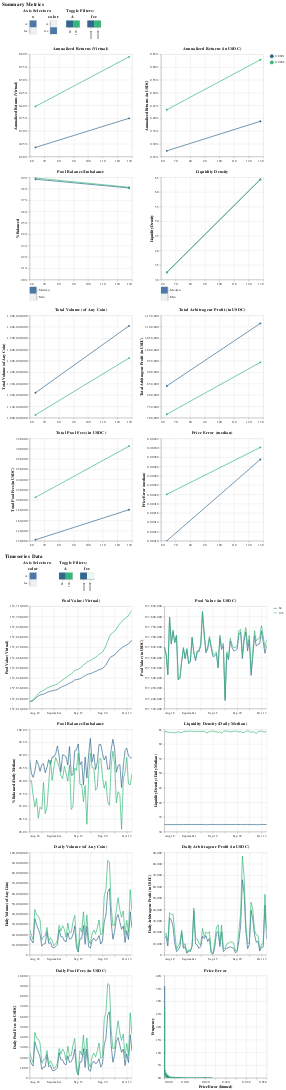

Write notebook code for a chart like this one.
### Code cell
results.plot()

### Figure 1 — Vega-Lite specification as saved in the notebook (floating-point values rounded to 4 significant figures; data arrays with more than 128 entries replaced by an {"elided": "..."} marker saying what was removed)
{"config": {"view": {"continuousWidth": 300, "continuousHeight": 300}}, "vconcat": [{"vconcat": [{"hconcat": [{"concat": [{"data": {"name": "data-de3d775f25859dd3a4bacfddf682eea1"}, "mark": {"type": "rect"}, "encoding": {"color": {"legend": null, "scale": {"scheme": "viridis"}}, "opacity": {"condition": {"param": "param_278", "value": 1}, "value": 0.1}, "y": {"axis": {"orient": "left"}, "field": "labels", "title": null, "type": "ordinal"}}, "name": "view_278", "title": "x"}, {"data": {"name": "data-02ee0ec22ef8ef732099c7bed2835f29"}, "mark": {"type": "rect"}, "encoding": {"color": {"legend": null, "scale": {"scheme": "viridis"}}, "opacity": {"condition": {"param": "param_279", "value": 1}, "value": 0.1}, "y": {"axis": {"orient": "left"}, "field": "labels", "title": null, "type": "ordinal"}}, "name": "view_279", "title": "color"}], "title": "Axis Selectors:"}, {"concat": [{"data": {"name": "data-afa8dad1d7ddab0783c71f6c83c6cd56"}, "mark": {"type": "rect"}, "encoding": {"color": {"field": "labels", "legend": null, "scale": {"scheme": "viridis"}, "type": "ordinal"}, "opacity": {"condition": {"param": "param_280", "value": 1}, "value": 0.1}, "x": {"axis": {"orient": "bottom"}, "field": "labels", "title": null, "type": "ordinal"}}, "name": "view_280", "title": "A"}, {"data": {"name": "data-2f219ff108e149703953c4436710261d"}, "mark": {"type": "rect"}, "encoding": {"color": {"field": "labels", "legend": null, "scale": {"scheme": "viridis"}, "type": "ordinal"}, "opacity": {"condition": {"param": "param_281", "value": 1}, "value": 0.1}, "x": {"axis": {"orient": "bottom"}, "field": "labels", "title": null, "type": "ordinal"}}, "name": "view_281", "title": "fee"}], "resolve": {"scale": {"color": "independent"}}, "title": "Toggle Filters:"}]}, {"concat": [{"mark": {"type": "line", "point": true}, "encoding": {"color": {"field": "color", "scale": {"scheme": "viridis"}, "title": null, "type": "ordinal"}, "tooltip": [{"field": "pool_value_virtual annualized_returns", "title": "Annualized Returns (Virtual)", "type": "quantitative"}, {"field": "A", "type": "quantitative"}, {"field": "fee", "type": "quantitative"}], "x": {"field": "x", "scale": {"zero": false}, "title": null, "type": "quantitative"}, "y": {"axis": {"format": "%"}, "field": "pool_value_virtual annualized_returns", "scale": {"zero": false}, "title": "Annualized Returns (Virtual)", "type": "quantitative"}}, "name": "view_282", "title": "Annualized Returns (Virtual)", "transform": [{"calculate": "datum[param_278.x]", "as": "x"}, {"calculate": "datum[param_279.color]", "as": "color"}, {"filter": {"param": "param_280"}}, {"filter": {"param": "param_281"}}]}, {"mark": {"type": "line", "point": true}, "encoding": {"color": {"field": "color", "scale": {"scheme": "viridis"}, "title": null, "type": "ordinal"}, "tooltip": [{"field": "pool_value annualized_returns", "title": "Annualized Returns (in USDC)", "type": "quantitative"}, {"field": "A", "type": "quantitative"}, {"field": "fee", "type": "quantitative"}], "x": {"field": "x", "scale": {"zero": false}, "title": null, "type": "quantitative"}, "y": {"axis": {"format": "%"}, "field": "pool_value annualized_returns", "scale": {"zero": false}, "title": "Annualized Returns (in USDC)", "type": "quantitative"}}, "name": "view_283", "title": "Annualized Returns (in USDC)", "transform": [{"calculate": "datum[param_278.x]", "as": "x"}, {"calculate": "datum[param_279.color]", "as": "color"}, {"filter": {"param": "param_280"}}, {"filter": {"param": "param_281"}}]}, {"vconcat": [{"layer": [{"mark": {"type": "line", "point": true}, "encoding": {"color": {"field": "color", "scale": {"scheme": "viridis"}, "title": null, "type": "ordinal"}, "opacity": {"condition": {"test": "indexof(param_284.submetric, 'pool_balance median') != -1", "value": 1}, "value": 0}, "tooltip": [{"field": "pool_balance median", "title": "Median % Balanced", "type": "quantitative"}, {"field": "A", "type": "quantitative"}, {"field": "fee", "type": "quantitative"}], "x": {"field": "x", "scale": {"zero": false}, "title": null, "type": "quantitative"}, "y": {"axis": {"format": "%"}, "field": "pool_balance median", "scale": {"zero": false}, "title": "% Balanced", "type": "quantitative"}}, "name": "view_284", "title": "Pool Balance/Imbalance", "transform": [{"calculate": "datum[param_278.x]", "as": "x"}, {"calculate": "datum[param_279.color]", "as": "color"}, {"filter": {"param": "param_280"}}, {"filter": {"param": "param_281"}}]}, {"mark": {"type": "line", "point": true}, "encoding": {"color": {"field": "color", "scale": {"scheme": "viridis"}, "title": null, "type": "ordinal"}, "opacity": {"condition": {"test": "indexof(param_284.submetric, 'pool_balance min') != -1", "value": 1}, "value": 0}, "tooltip": [{"field": "pool_balance min", "title": "Min % Balanced", "type": "quantitative"}, {"field": "A", "type": "quantitative"}, {"field": "fee", "type": "quantitative"}], "x": {"field": "x", "scale": {"zero": false}, "title": null, "type": "quantitative"}, "y": {"axis": {"format": "%"}, "field": "pool_balance min", "scale": {"zero": false}, "title": "% Balanced", "type": "quantitative"}}, "name": "view_285", "title": "Pool Balance/Imbalance", "transform": [{"calculate": "datum[param_278.x]", "as": "x"}, {"calculate": "datum[param_279.color]", "as": "color"}, {"filter": {"param": "param_280"}}, {"filter": {"param": "param_281"}}]}], "data": {"name": "data-09e2478ae15128cea7541a7e6262cbfe"}}, {"data": {"name": "data-4d71f46b9aefd1101b4723599b0c790a"}, "mark": {"type": "rect"}, "encoding": {"color": {"legend": null, "scale": {"scheme": "viridis"}}, "opacity": {"condition": {"param": "param_284", "value": 1}, "value": 0.1}, "y": {"axis": {"orient": "right"}, "field": "labels", "title": null, "type": "ordinal"}}, "name": "view_286", "title": ""}], "spacing": 2}, {"vconcat": [{"layer": [{"mark": {"type": "line", "point": true}, "encoding": {"color": {"field": "color", "scale": {"scheme": "viridis"}, "title": null, "type": "ordinal"}, "opacity": {"condition": {"test": "indexof(param_287.submetric, 'liquidity_density median') != -1", "value": 1}, "value": 0}, "tooltip": [{"field": "liquidity_density median", "title": "Median Liquidity Density", "type": "quantitative"}, {"field": "A", "type": "quantitative"}, {"field": "fee", "type": "quantitative"}], "x": {"field": "x", "scale": {"zero": false}, "title": null, "type": "quantitative"}, "y": {"field": "liquidity_density median", "scale": {"zero": false}, "title": "Liquidity Density", "type": "quantitative"}}, "name": "view_287", "title": "Liquidity Density", "transform": [{"calculate": "datum[param_278.x]", "as": "x"}, {"calculate": "datum[param_279.color]", "as": "color"}, {"filter": {"param": "param_280"}}, {"filter": {"param": "param_281"}}]}, {"mark": {"type": "line", "point": true}, "encoding": {"color": {"field": "color", "scale": {"scheme": "viridis"}, "title": null, "type": "ordinal"}, "opacity": {"condition": {"test": "indexof(param_287.submetric, 'liquidity_density min') != -1", "value": 1}, "value": 0}, "tooltip": [{"field": "liquidity_density min", "title": "Min Liquidity Density", "type": "quantitative"}, {"field": "A", "type": "quantitative"}, {"field": "fee", "type": "quantitative"}], "x": {"field": "x", "scale": {"zero": false}, "title": null, "type": "quantitative"}, "y": {"field": "liquidity_density min", "scale": {"zero": false}, "title": "Liquidity Density", "type": "quantitative"}}, "name": "view_288", "title": "Liquidity Density", "transform": [{"calculate": "datum[param_278.x]", "as": "x"}, {"calculate": "datum[param_279.color]", "as": "color"}, {"filter": {"param": "param_280"}}, {"filter": {"param": "param_281"}}]}], "data": {"name": "data-09e2478ae15128cea7541a7e6262cbfe"}}, {"data": {"name": "data-f250ca5a7e483cd41a294ee460add125"}, "mark": {"type": "rect"}, "encoding": {"color": {"legend": null, "scale": {"scheme": "viridis"}}, "opacity": {"condition": {"param": "param_287", "value": 1}, "value": 0.1}, "y": {"axis": {"orient": "right"}, "field": "labels", "title": null, "type": "ordinal"}}, "name": "view_289", "title": ""}], "spacing": 2}, {"mark": {"type": "line", "point": true}, "encoding": {"color": {"field": "color", "scale": {"scheme": "viridis"}, "title": null, "type": "ordinal"}, "tooltip": [{"field": "pool_volume sum", "title": "Total Volume (of Any Coin)", "type": "quantitative"}, {"field": "A", "type": "quantitative"}, {"field": "fee", "type": "quantitative"}], "x": {"field": "x", "scale": {"zero": false}, "title": null, "type": "quantitative"}, "y": {"field": "pool_volume sum", "scale": {"zero": false}, "title": "Total Volume (of Any Coin)", "type": "quantitative"}}, "name": "view_290", "title": "Total Volume (of Any Coin)", "transform": [{"calculate": "datum[param_278.x]", "as": "x"}, {"calculate": "datum[param_279.color]", "as": "color"}, {"filter": {"param": "param_280"}}, {"filter": {"param": "param_281"}}]}, {"mark": {"type": "line", "point": true}, "encoding": {"color": {"field": "color", "scale": {"scheme": "viridis"}, "title": null, "type": "ordinal"}, "tooltip": [{"field": "arb_profit sum", "title": "Total Arbitrageur Profit (in USDC)", "type": "quantitative"}, {"field": "A", "type": "quantitative"}, {"field": "fee", "type": "quantitative"}], "x": {"field": "x", "scale": {"zero": false}, "title": null, "type": "quantitative"}, "y": {"field": "arb_profit sum", "scale": {"zero": false}, "title": "Total Arbitrageur Profit (in USDC)", "type": "quantitative"}}, "name": "view_291", "title": "Total Arbitrageur Profit (in USDC)", "transform": [{"calculate": "datum[param_278.x]", "as": "x"}, {"calculate": "datum[param_279.color]", "as": "color"}, {"filter": {"param": "param_280"}}, {"filter": {"param": "param_281"}}]}, {"mark": {"type": "line", "point": true}, "encoding": {"color": {"field": "color", "scale": {"scheme": "viridis"}, "title": null, "type": "ordinal"}, "tooltip": [{"field": "pool_fees sum", "title": "Total Pool Fees (in USDC)", "type": "quantitative"}, {"field": "A", "type": "quantitative"}, {"field": "fee", "type": "quantitative"}], "x": {"field": "x", "scale": {"zero": false}, "title": null, "type": "quantitative"}, "y": {"field": "pool_fees sum", "scale": {"zero": false}, "title": "Total Pool Fees (in USDC)", "type": "quantitative"}}, "name": "view_292", "title": "Total Pool Fees (in USDC)", "transform": [{"calculate": "datum[param_278.x]", "as": "x"}, {"calculate": "datum[param_279.color]", "as": "color"}, {"filter": {"param": "param_280"}}, {"filter": {"param": "param_281"}}]}, {"mark": {"type": "line", "point": true}, "encoding": {"color": {"field": "color", "scale": {"scheme": "viridis"}, "title": null, "type": "ordinal"}, "tooltip": [{"field": "price_error median", "title": "Price Error (median)", "type": "quantitative"}, {"field": "A", "type": "quantitative"}, {"field": "fee", "type": "quantitative"}], "x": {"field": "x", "scale": {"zero": false}, "title": null, "type": "quantitative"}, "y": {"field": "price_error median", "scale": {"zero": false}, "title": "Price Error (median)", "type": "quantitative"}}, "name": "view_293", "title": "Price Error (median)", "transform": [{"calculate": "datum[param_278.x]", "as": "x"}, {"calculate": "datum[param_279.color]", "as": "color"}, {"filter": {"param": "param_280"}}, {"filter": {"param": "param_281"}}]}], "columns": 2, "data": {"name": "data-09e2478ae15128cea7541a7e6262cbfe"}}], "resolve": {"scale": {"color": "independent"}}, "title": {"text": "Summary Metrics", "fontSize": 16}}, {"vconcat": [{"hconcat": [{"concat": [{"mark": {"type": "rect"}, "encoding": {"color": {"legend": null, "scale": {"scheme": "viridis"}}, "opacity": {"condition": {"param": "param_294", "value": 1}, "value": 0.1}, "y": {"axis": {"orient": "left"}, "field": "labels", "title": null, "type": "ordinal"}}, "name": "view_294", "title": "color"}], "data": {"name": "data-02ee0ec22ef8ef732099c7bed2835f29"}, "title": "Axis Selectors:"}, {"concat": [{"data": {"name": "data-afa8dad1d7ddab0783c71f6c83c6cd56"}, "mark": {"type": "rect"}, "encoding": {"color": {"field": "labels", "legend": null, "scale": {"scheme": "viridis"}, "type": "ordinal"}, "opacity": {"condition": {"param": "param_295", "value": 1}, "value": 0.1}, "x": {"axis": {"orient": "bottom"}, "field": "labels", "title": null, "type": "ordinal"}}, "name": "view_295", "title": "A"}, {"data": {"name": "data-2f219ff108e149703953c4436710261d"}, "mark": {"type": "rect"}, "encoding": {"color": {"field": "labels", "legend": null, "scale": {"scheme": "viridis"}, "type": "ordinal"}, "opacity": {"condition": {"param": "param_296", "value": 1}, "value": 0.1}, "x": {"axis": {"orient": "bottom"}, "field": "labels", "title": null, "type": "ordinal"}}, "name": "view_296", "title": "fee"}], "resolve": {"scale": {"color": "independent"}}, "title": "Toggle Filters:"}]}, {"concat": [{"mark": {"type": "line"}, "encoding": {"color": {"field": "color", "scale": {"scheme": "viridis"}, "title": null, "type": "ordinal"}, "tooltip": [{"field": "timestamp", "title": "Time", "type": "temporal"}, {"field": "pool_value_virtual", "title": "Pool Value (Virtual)", "type": "quantitative"}, {"field": "A", "type": "quantitative"}, {"field": "fee", "type": "quantitative"}], "x": {"field": "timestamp", "title": null, "type": "temporal"}, "y": {"field": "pool_value_virtual", "scale": {"zero": false}, "title": "Pool Value (Virtual)", "type": "quantitative"}}, "name": "view_297", "title": "Pool Value (Virtual)", "transform": [{"calculate": "datum[param_294.color]", "as": "color"}, {"filter": {"param": "param_295"}}, {"filter": {"param": "param_296"}}]}, {"mark": {"type": "line"}, "encoding": {"color": {"field": "color", "scale": {"scheme": "viridis"}, "title": null, "type": "ordinal"}, "tooltip": [{"field": "timestamp", "title": "Time", "type": "temporal"}, {"field": "pool_value", "title": "Pool Value (in USDC)", "type": "quantitative"}, {"field": "A", "type": "quantitative"}, {"field": "fee", "type": "quantitative"}], "x": {"field": "timestamp", "title": null, "type": "temporal"}, "y": {"field": "pool_value", "scale": {"zero": false}, "title": "Pool Value (in USDC)", "type": "quantitative"}}, "name": "view_298", "title": "Pool Value (in USDC)", "transform": [{"calculate": "datum[param_294.color]", "as": "color"}, {"filter": {"param": "param_295"}}, {"filter": {"param": "param_296"}}]}, {"mark": {"type": "line"}, "encoding": {"color": {"field": "color", "scale": {"scheme": "viridis"}, "title": null, "type": "ordinal"}, "tooltip": [{"field": "timestamp", "title": "Time", "type": "temporal"}, {"field": "pool_balance", "title": "% Balanced (Daily Median)", "type": "quantitative"}, {"field": "A", "type": "quantitative"}, {"field": "fee", "type": "quantitative"}], "x": {"field": "timestamp", "title": null, "type": "temporal"}, "y": {"axis": {"format": "%"}, "field": "pool_balance", "scale": {"zero": false}, "title": "% Balanced (Daily Median)", "type": "quantitative"}}, "name": "view_299", "title": "Pool Balance/Imbalance", "transform": [{"calculate": "datum[param_294.color]", "as": "color"}, {"filter": {"param": "param_295"}}, {"filter": {"param": "param_296"}}]}, {"mark": {"type": "line"}, "encoding": {"color": {"field": "color", "scale": {"scheme": "viridis"}, "title": null, "type": "ordinal"}, "tooltip": [{"field": "timestamp", "title": "Time", "type": "temporal"}, {"field": "liquidity_density", "title": "Liquidity Density (Daily Median)", "type": "quantitative"}, {"field": "A", "type": "quantitative"}, {"field": "fee", "type": "quantitative"}], "x": {"field": "timestamp", "title": null, "type": "temporal"}, "y": {"field": "liquidity_density", "scale": {"zero": false}, "title": "Liquidity Density (Daily Median)", "type": "quantitative"}}, "name": "view_300", "title": "Liquidity Density (Daily Median)", "transform": [{"calculate": "datum[param_294.color]", "as": "color"}, {"filter": {"param": "param_295"}}, {"filter": {"param": "param_296"}}]}, {"mark": {"type": "line"}, "encoding": {"color": {"field": "color", "scale": {"scheme": "viridis"}, "title": null, "type": "ordinal"}, "tooltip": [{"field": "timestamp", "title": "Time", "type": "temporal"}, {"field": "pool_volume", "title": "Daily Volume (of Any Coin)", "type": "quantitative"}, {"field": "A", "type": "quantitative"}, {"field": "fee", "type": "quantitative"}], "x": {"field": "timestamp", "title": null, "type": "temporal"}, "y": {"field": "pool_volume", "scale": {"zero": false}, "title": "Daily Volume (of Any Coin)", "type": "quantitative"}}, "name": "view_301", "title": "Daily Volume (of Any Coin)", "transform": [{"calculate": "datum[param_294.color]", "as": "color"}, {"filter": {"param": "param_295"}}, {"filter": {"param": "param_296"}}]}, {"mark": {"type": "line"}, "encoding": {"color": {"field": "color", "scale": {"scheme": "viridis"}, "title": null, "type": "ordinal"}, "tooltip": [{"field": "timestamp", "title": "Time", "type": "temporal"}, {"field": "arb_profit", "title": "Daily Arbitrageur Profit (in USDC)", "type": "quantitative"}, {"field": "A", "type": "quantitative"}, {"field": "fee", "type": "quantitative"}], "x": {"field": "timestamp", "title": null, "type": "temporal"}, "y": {"field": "arb_profit", "scale": {"zero": false}, "title": "Daily Arbitrageur Profit (in USDC)", "type": "quantitative"}}, "name": "view_302", "title": "Daily Arbitrageur Profit (in USDC)", "transform": [{"calculate": "datum[param_294.color]", "as": "color"}, {"filter": {"param": "param_295"}}, {"filter": {"param": "param_296"}}]}, {"mark": {"type": "line"}, "encoding": {"color": {"field": "color", "scale": {"scheme": "viridis"}, "title": null, "type": "ordinal"}, "tooltip": [{"field": "timestamp", "title": "Time", "type": "temporal"}, {"field": "pool_fees", "title": "Daily Pool Fees (in USDC)", "type": "quantitative"}, {"field": "A", "type": "quantitative"}, {"field": "fee", "type": "quantitative"}], "x": {"field": "timestamp", "title": null, "type": "temporal"}, "y": {"field": "pool_fees", "scale": {"zero": false}, "title": "Daily Pool Fees (in USDC)", "type": "quantitative"}}, "name": "view_303", "title": "Daily Pool Fees (in USDC)", "transform": [{"calculate": "datum[param_294.color]", "as": "color"}, {"filter": {"param": "param_295"}}, {"filter": {"param": "param_296"}}]}, {"data": {"name": "data-0f8e4b98424b62f3f82dc1a2298a3e11"}, "mark": {"type": "line", "interpolate": "step-before"}, "encoding": {"color": {"field": "color", "scale": {"scheme": "viridis"}, "title": null, "type": "ordinal"}, "tooltip": [{"field": "frequency", "title": "Frequency", "type": "quantitative"}, {"field": "A", "type": "quantitative"}, {"field": "fee", "type": "quantitative"}], "x": {"field": "price_error", "scale": {"clamp": true, "domain": [0, 0.05]}, "title": "Price Error (binned)", "type": "quantitative"}, "y": {"axis": {"format": "%"}, "field": "frequency", "scale": {"zero": true}, "title": "Frequency", "type": "quantitative"}}, "name": "view_304", "title": "Price Error", "transform": [{"calculate": "datum[param_294.color]", "as": "color"}, {"filter": {"param": "param_295"}}, {"filter": {"param": "param_296"}}]}], "columns": 2, "data": {"name": "data-b494851b1f6188256da5f913a9436b80"}}], "resolve": {"scale": {"color": "independent"}}, "title": {"text": "Timeseries Data", "fontSize": 16}}], "params": [{"name": "param_278", "select": {"type": "point", "clear": false, "fields": ["x"], "toggle": false}, "value": [{"x": "A"}], "views": ["view_278"]}, {"name": "param_279", "select": {"type": "point", "clear": false, "fields": ["color"], "toggle": false}, "value": [{"color": "fee"}], "views": ["view_279"]}, {"name": "param_280", "select": {"type": "point", "clear": false, "fields": ["A"], "toggle": "true"}, "value": [{"A": 64.0}, {"A": 128.0}], "views": ["view_280"]}, {"name": "param_281", "select": {"type": "point", "clear": false, "fields": ["fee"], "toggle": "true"}, "value": [{"fee": 0.0001}, {"fee": 0.0002}], "views": ["view_281"]}, {"name": "param_282", "select": {"type": "interval", "encodings": ["x", "y"]}, "bind": "scales", "views": ["view_282"]}, {"name": "param_283", "select": {"type": "interval", "encodings": ["x", "y"]}, "bind": "scales", "views": ["view_283"]}, {"name": "param_285", "select": {"type": "interval", "encodings": ["x", "y"]}, "bind": "scales", "views": ["view_284"]}, {"name": "param_286", "select": {"type": "interval", "encodings": ["x", "y"]}, "bind": "scales", "views": ["view_285"]}, {"name": "param_284", "select": {"type": "point", "clear": false, "fields": ["submetric"], "toggle": "true"}, "value": [{"submetric": "pool_balance median"}], "views": ["view_286"]}, {"name": "param_288", "select": {"type": "interval", "encodings": ["x", "y"]}, "bind": "scales", "views": ["view_287"]}, {"name": "param_289", "select": {"type": "interval", "encodings": ["x", "y"]}, "bind": "scales", "views": ["view_288"]}, {"name": "param_287", "select": {"type": "point", "clear": false, "fields": ["submetric"], "toggle": "true"}, "value": [{"submetric": "liquidity_density median"}], "views": ["view_289"]}, {"name": "param_290", "select": {"type": "interval", "encodings": ["x", "y"]}, "bind": "scales", "views": ["view_290"]}, {"name": "param_291", "select": {"type": "interval", "encodings": ["x", "y"]}, "bind": "scales", "views": ["view_291"]}, {"name": "param_292", "select": {"type": "interval", "encodings": ["x", "y"]}, "bind": "scales", "views": ["view_292"]}, {"name": "param_293", "select": {"type": "interval", "encodings": ["x", "y"]}, "bind": "scales", "views": ["view_293"]}, {"name": "param_294", "select": {"type": "point", "clear": false, "fields": ["color"], "toggle": false}, "value": [{"color": "A"}], "views": ["view_294"]}, {"name": "param_295", "select": {"type": "point", "clear": false, "fields": ["A"], "toggle": "true"}, "value": [{"A": 64.0}, {"A": 128.0}], "views": ["view_295"]}, {"name": "param_296", "select": {"type": "point", "clear": false, "fields": ["fee"], "toggle": "true"}, "value": [{"fee": 0.0001}], "views": ["view_296"]}, {"name": "param_297", "select": {"type": "interval", "encodings": ["x", "y"]}, "bind": "scales", "views": ["view_297"]}, {"name": "param_298", "select": {"type": "interval", "encodings": ["x", "y"]}, "bind": "scales", "views": ["view_298"]}, {"name": "param_299", "select": {"type": "interval", "encodings": ["x", "y"]}, "bind": "scales", "views": ["view_299"]}, {"name": "param_300", "select": {"type": "interval", "encodings": ["x", "y"]}, "bind": "scales", "views": ["view_300"]}, {"name": "param_301", "select": {"type": "interval", "encodings": ["x", "y"]}, "bind": "scales", "views": ["view_301"]}, {"name": "param_302", "select": {"type": "interval", "encodings": ["x", "y"]}, "bind": "scales", "views": ["view_302"]}, {"name": "param_303", "select": {"type": "interval", "encodings": ["x", "y"]}, "bind": "scales", "views": ["view_303"]}, {"name": "param_304", "select": {"type": "interval", "encodings": ["x", "y"]}, "bind": "scales", "views": ["view_304"]}], "resolve": {"scale": {"color": "independent"}}, "$schema": "https://vega.github.io/schema/vega-lite/v5.16.3.json", "datasets": {"data-de3d775f25859dd3a4bacfddf682eea1": [{"x": "A", "labels": "A"}, {"x": "fee", "labels": "fee"}], "data-02ee0ec22ef8ef732099c7bed2835f29": [{"color": "A", "labels": "A"}, {"color": "fee", "labels": "fee"}], "data-afa8dad1d7ddab0783c71f6c83c6cd56": [{"A": 64, "labels": 64}, {"A": 128, "labels": 128}], "data-2f219ff108e149703953c4436710261d": [{"fee": 0.0001, "labels": 0.0001}, {"fee": 0.0002, "labels": 0.0002}], "data-09e2478ae15128cea7541a7e6262cbfe": [{"A": 64, "fee": 0.0001, "pool_value_virtual annualized_returns": 0.002356, "pool_value annualized_returns": 0.002722, "pool_balance median": 0.9883, "pool_balance min": 0.9397, "liquidity_density median": 32.46, "liquidity_density min": 31.41, "pool_volume sum": 1220000000.0, "arb_profit sum": 839800.0, "pool_fees sum": 122000.0, "price_error median": 0.0001}, {"A": 64, "fee": 0.0002, "pool_value_virtual annualized_returns": 0.00396, "pool_value annualized_returns": 0.004327, "pool_balance median": 0.9894, "pool_balance min": 0.9419, "liquidity_density median": 32.47, "liquidity_density min": 31.42, "pool_volume sum": 1025000000.0, "arb_profit sum": 715200.0, "pool_fees sum": 205100.0, "price_error median": 0.0002}, {"A": 128, "fee": 0.0001, "pool_value_virtual annualized_returns": 0.003494, "pool_value annualized_returns": 0.003877, "pool_balance median": 0.9806, "pool_balance min": 0.9072, "liquidity_density median": 64.27, "liquidity_density min": 59.45, "pool_volume sum": 1808000000.0, "arb_profit sum": 1115000.0, "pool_fees sum": 180900.0, "price_error median": 0.000275}, {"A": 128, "fee": 0.0002, "pool_value_virtual annualized_returns": 0.005898, "pool_value annualized_returns": 0.006283, "pool_balance median": 0.9812, "pool_balance min": 0.9102, "liquidity_density median": 64.28, "liquidity_density min": 59.73, "pool_volume sum": 1525000000.0, "arb_profit sum": 943500.0, "pool_fees sum": 305100.0, "price_error median": 0.000301}], "data-4d71f46b9aefd1101b4723599b0c790a": [{"submetric": "pool_balance median", "labels": "Median"}, {"submetric": "pool_balance min", "labels": "Min"}], "data-f250ca5a7e483cd41a294ee460add125": [{"submetric": "liquidity_density median", "labels": "Median"}, {"submetric": "liquidity_density min", "labels": "Min"}], "data-b494851b1f6188256da5f913a9436b80": {"elided": "240 records"}, "data-0f8e4b98424b62f3f82dc1a2298a3e11": {"elided": "2004 records"}}}
